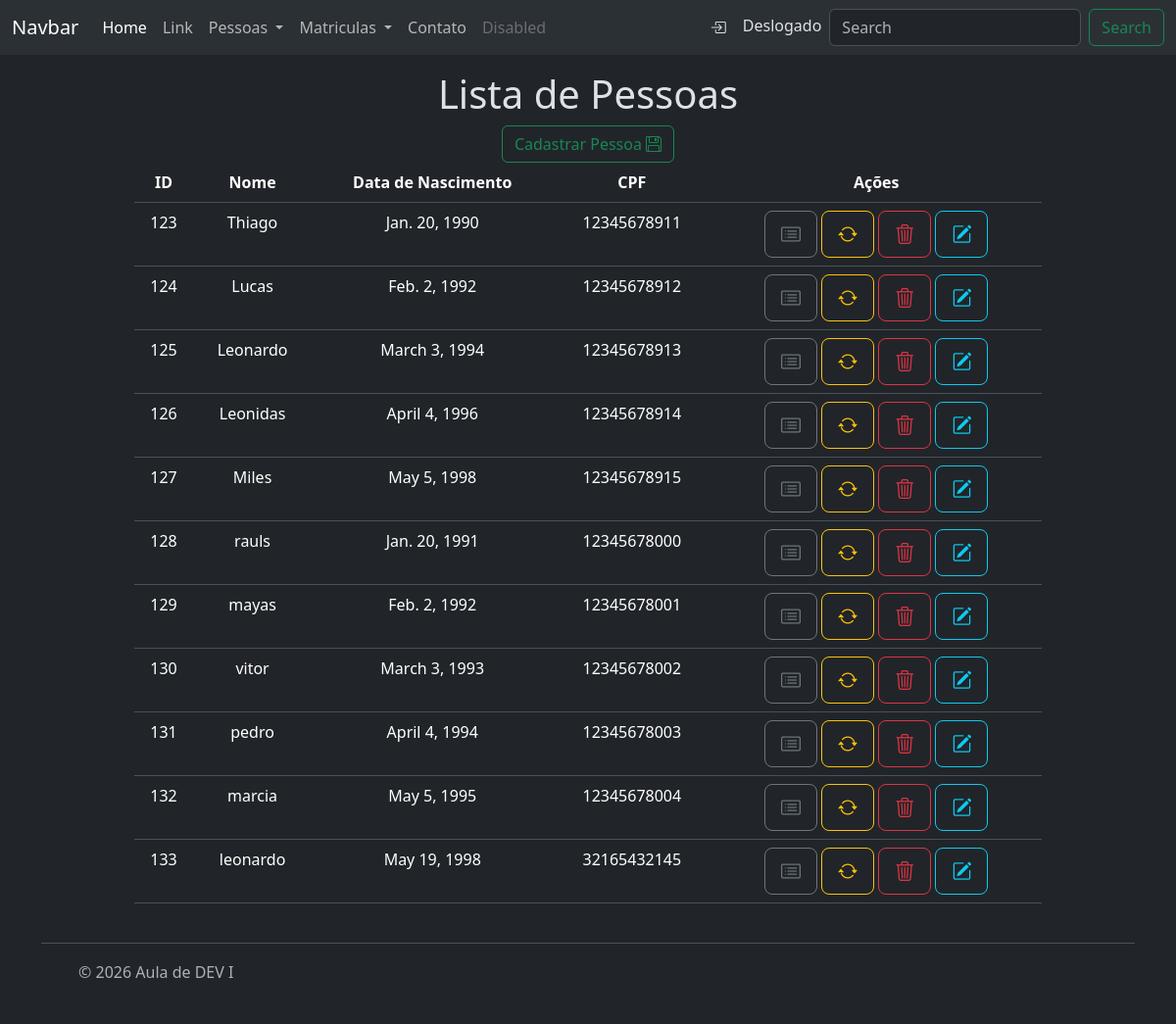
/relacionamentos/person/funcao/list, run on the app's committed database.
### relacionamentos/models/pessoa.py (models this page shows, shortened)
class Pessoa(BaseModel):
    nome = models.CharField(max_length=100
                            , verbose_name='Nome'
                            , help_text='Insira o nome da pessoa'
                            , validators=[MinLengthValidator(5)])
    data_nascimento = models.DateField(verbose_name='Data de Nascimento'
                                      , help_text='Insira a data de nascimento da pessoa')
    cpf = models.CharField(max_length=11, unique=True
                           , validators=[MinLengthValidator(11), validacao_cpf]
                           , help_text='Insira o CPF da pessoa'
                           , verbose_name='CPF')

### relacionamentos/views/person.py (the view)
# urls.py: path("person/funcao/list", person.list, name="funcao_person_list"),
def list(request):
    people = Pessoa.objects.all()
    contexto = {
        "pessoas": people,
    }
    return render(request, "person/list.html", contexto)

### relacionamentos/templates/person/list.html
{% extends "base.html" %}
{% block title %}
{% if pessoas %}
Lista de Pessoas
{% else %}
Nenhuma Pessoa Cadastrada
{% endif %}
{% endblock title %}
{% block content %}
<a class="btn btn-outline-success" role="button" href="{% url 'relacionamentos:funcao_person_create' %}">
    Cadastrar Pessoa <i class="bi bi-floppy"></i>
    </a>
{% if pessoas %}
<table class="table table-hover">
    <thead>
        <th>ID</th>
        <th>Nome</th>
        <th>Data de Nascimento</th>
        <th>CPF</th>
        <th>Ações</th>
    </thead>
    <tbody>
        {% for pessoa in pessoas %}
        <tr>
            <td>
                {{pessoa.id}}
            </td>
            <td>
                {{pessoa.nome}}
            </td>
            <td>
                {{pessoa.data_nascimento}}
            </td>
            <td>
                {{pessoa.cpf}}
            </td>
            <td>
                <a class="btn btn-outline-secondary btn-lg" role='button' title='Detalhar'
                    href="{% url 'relacionamentos:funcao_person_read' pessoa.id %}">
                    <i class="bi bi-card-list"></i>
                </a>
                <a class="btn btn-outline-warning btn-lg" role='button' title='Gerar CPF usando funcoes'
                    href="{% url 'relacionamentos:funcao_person_generate_cpf' pessoa.id %}">
                    <i class="bi bi-arrow-repeat"></i>
                </a>
                <a class="btn btn-outline-danger btn-lg" role='button' title='Deletar'
                    href="{% url 'relacionamentos:funcao_person_delete' pessoa.id %}">
                    <i class="bi bi-trash3"></i>
                </a>
                <a class="btn btn-outline-info btn-lg" role='button' title='Editar'
                    href="{% url 'relacionamentos:funcao_person_update' pessoa.id %}">
                    <i class="bi bi-pencil-square"></i>
                </a>
            </td>
        </tr>
        {% endfor %}
    </tbody>
</table>
{% endif %}
{% endblock content %}

### data on the page
Pessoa: id "123", nome "Thiago", data_nascimento "Jan. 20, 1990", cpf "12345678911"
Pessoa: id "124", nome "Lucas", data_nascimento "Feb. 2, 1992", cpf "12345678912"
Pessoa: id "125", nome "Leonardo", data_nascimento "March 3, 1994", cpf "12345678913"
Pessoa: id "126", nome "Leonidas", data_nascimento "April 4, 1996", cpf "12345678914"
Pessoa: id "127", nome "Miles", data_nascimento "May 5, 1998", cpf "12345678915"
Pessoa: id "128", nome "rauls", data_nascimento "Jan. 20, 1991", cpf "12345678000"
Pessoa: id "129", nome "mayas", data_nascimento "Feb. 2, 1992", cpf "12345678001"
Pessoa: id "130", nome "vitor", data_nascimento "March 3, 1993", cpf "12345678002"
Pessoa: id "131", nome "pedro", data_nascimento "April 4, 1994", cpf "12345678003"
Pessoa: id "132", nome "marcia", data_nascimento "May 5, 1995", cpf "12345678004"
Pessoa: id "133", nome "leonardo", data_nascimento "May 19, 1998", cpf "32165432145"
